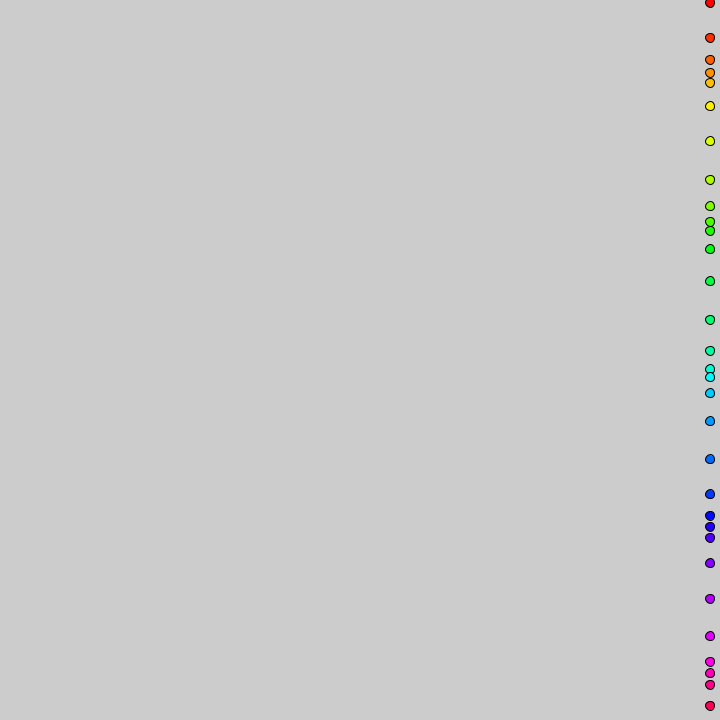
Frame 1 (no input)
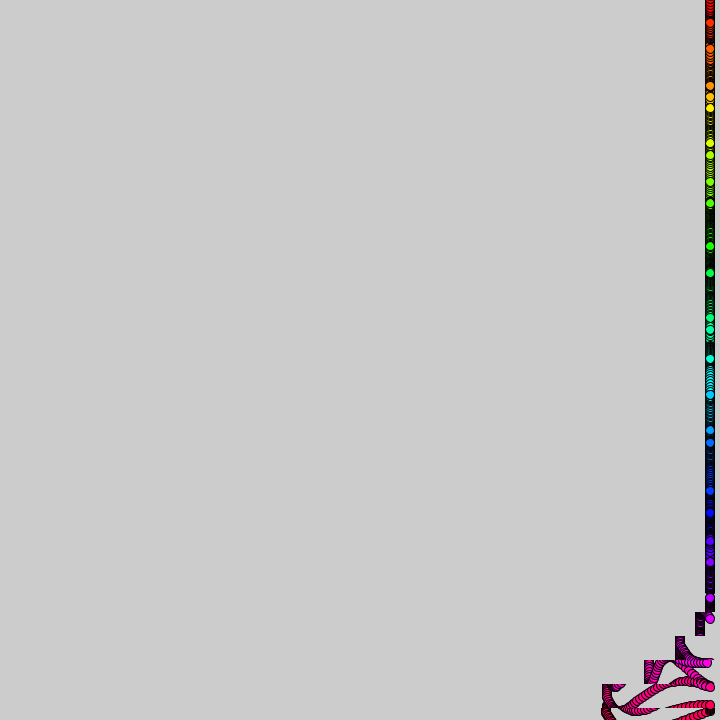
Frame 60 (the mouse pressed at the canvas centre just before this capture)
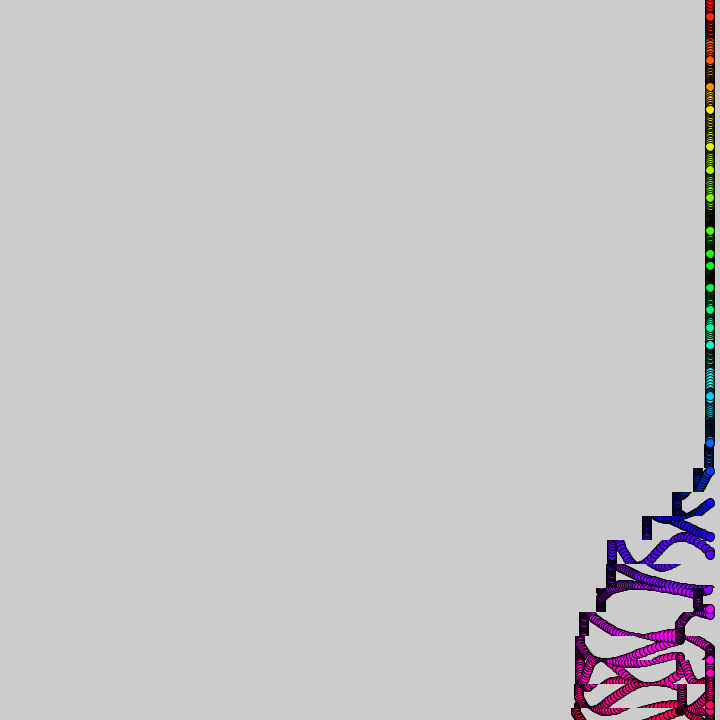
Frame 120 (the mouse held since frame 60 and released just before this capture)

The Processing sketch that drew these frames (run headless with seeded random() and noise(); from frame 60 on, the mouse is pressed at the canvas centre):

// Processing sketch: sketch_10162020_RowShiftPath
// ── sketch_10162020_RowShiftPath.pde
float t,i;
void setup(){size(720,720);colorMode(HSB);}
void draw(){
 t+=.1;
 for(i=0;i<31;i++){
  if((t+i)%38>30)
  copy(0,int(i*24-12),720,24,-int((t+i)%5),int(i*24-12),720,24);
  fill(i*8,255,255);
  circle(710,sin(t*noise(i,t*.01)*3+i)*15+i*24,9);
 }
}
